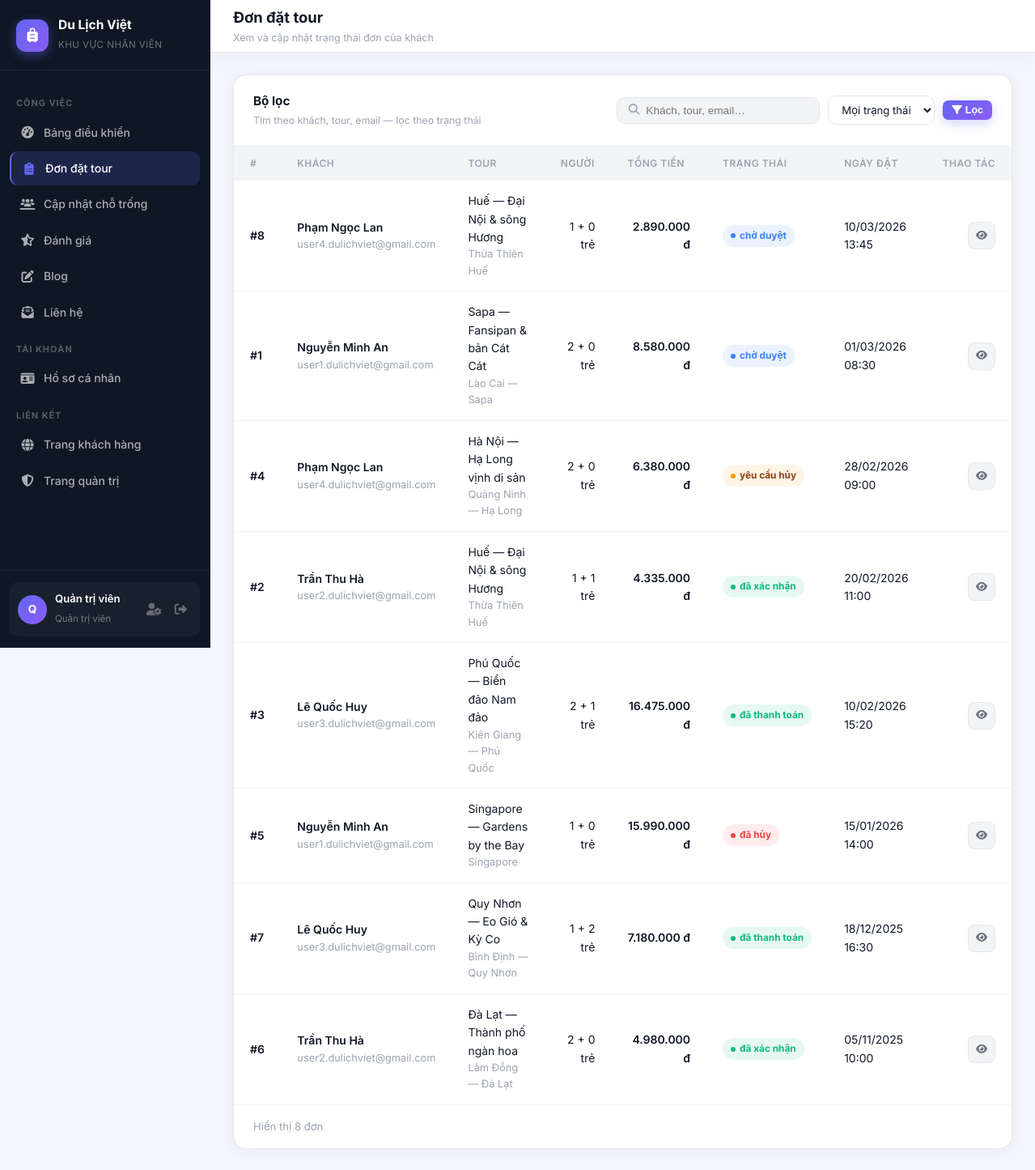
The app's page /staff/bookings/list.php (signed in) with its own data.
### tables this page shows
CREATE TABLE `bookings` (
  `id` INT UNSIGNED NOT NULL AUTO_INCREMENT,
  `user_id` INT UNSIGNED NOT NULL,
  `tour_id` INT UNSIGNED NOT NULL,
  `adults` INT UNSIGNED NOT NULL DEFAULT 1,
  `children` INT UNSIGNED NOT NULL DEFAULT 0,
  `departure_date` DATE NULL DEFAULT NULL,
  `coupon_code` VARCHAR(40) NULL DEFAULT NULL,
  `discount_amount` DECIMAL(12,2) NOT NULL DEFAULT 0.00,
  `holiday_surcharge_percent` TINYINT UNSIGNED NOT NULL DEFAULT 0,
  `holiday_surcharge_amount` DECIMAL(12,2) NOT NULL DEFAULT 0.00,
  `total_amount` DECIMAL(12,2) NOT NULL DEFAULT 0.00,
  `status` ENUM(
    'chờ duyệt',
    'đã xác nhận',
    'đã thanh toán',
    'yêu cầu hủy',
    'đã hủy'
  ) NOT NULL DEFAULT 'chờ duyệt',
  `cancel_reason` TEXT NULL DEFAULT NULL,
  `created_at` DATETIME NOT NULL DEFAULT CURRENT_TIMESTAMP,
  `updated_at` DATETIME NULL DEFAULT NULL ON UPDATE CURRENT_TIMESTAMP,
  PRIMARY KEY (`id`),
  KEY `idx_bookings_user` (`user_id`),
  KEY `idx_bookings_tour` (`tour_id`),
  KEY `idx_bookings_status` (`status`),
  KEY `idx_bookings_created` (`created_at`),
  CONSTRAINT `fk_bookings_user`
    FOREIGN KEY (`user_id`) REFERENCES `users` (`id`)
    ON DELETE CASCADE ON UPDATE CASCADE,
  CONSTRAINT `fk_bookings_tour`
    FOREIGN KEY (`tour_id`) REFERENCES `tours` (`id`)
    ON DELETE RESTRICT ON UPDATE CASCADE
);

CREATE TABLE `users` (
  `id` INT UNSIGNED NOT NULL AUTO_INCREMENT,
  `full_name` VARCHAR(120) NOT NULL,
  `email` VARCHAR(190) NOT NULL,
  `password` VARCHAR(255) NOT NULL,
  `phone` VARCHAR(20) NOT NULL DEFAULT '',
  `role` ENUM('user','staff','admin') NOT NULL DEFAULT 'user',
  `is_active` TINYINT(1) NOT NULL DEFAULT 1,
  `created_at` DATETIME NOT NULL DEFAULT CURRENT_TIMESTAMP,
  `updated_at` DATETIME NULL DEFAULT NULL ON UPDATE CURRENT_TIMESTAMP,
  PRIMARY KEY (`id`),
  UNIQUE KEY `uq_users_email` (`email`),
  KEY `idx_users_role` (`role`)
);

CREATE TABLE `tours` (
  `id` INT UNSIGNED NOT NULL AUTO_INCREMENT,
  `category_id` INT UNSIGNED NULL DEFAULT NULL,
  `tour_name` VARCHAR(255) NOT NULL,
  `description` TEXT NULL,
  `journey_intro` MEDIUMTEXT NULL DEFAULT NULL,
  `highlights` MEDIUMTEXT NULL DEFAULT NULL,
  `departure_schedule` MEDIUMTEXT NULL DEFAULT NULL,
  `itinerary` MEDIUMTEXT NULL DEFAULT NULL,
  `destination` VARCHAR(255) NOT NULL,
  `duration` VARCHAR(80) NOT NULL DEFAULT '',
  `price` DECIMAL(12,2) NOT NULL DEFAULT 0.00,
  `image_url` VARCHAR(512) NULL DEFAULT NULL,
  `gallery_urls` MEDIUMTEXT NULL DEFAULT NULL,
  `available_slots` INT UNSIGNED NOT NULL DEFAULT 0,
  `status` ENUM('hiện','ẩn') NOT NULL DEFAULT 'hiện',
  `created_at` DATETIME NOT NULL DEFAULT CURRENT_TIMESTAMP,
  `updated_at` DATETIME NULL DEFAULT NULL ON UPDATE CURRENT_TIMESTAMP,
  PRIMARY KEY (`id`),
  KEY `idx_tours_category` (`category_id`),
  KEY `idx_tours_status` (`status`),
  CONSTRAINT `fk_tours_category`
    FOREIGN KEY (`category_id`) REFERENCES `categories` (`id`)
    ON DELETE SET NULL ON UPDATE CASCADE
);

### staff/bookings/list.php (the view, shortened to what this page needs)
<?php
require_once dirname(__DIR__, 2) . '/includes/db.php';
$q = trim((string) ($_GET['q'] ?? ''));
$bookings = [];
try {
    $sql = "SELECT b.id, b.total_amount, b.status, b.adults, b.children, b.created_at,
                   u.full_name, u.email, u.phone,
                   t.tour_name, t.destination
            FROM bookings b
            JOIN users u ON u.id = b.user_id
            JOIN tours t ON t.id = b.tour_id
            WHERE 1=1";
    $params = [];
    $sql .= ' ORDER BY b.created_at DESC, b.id DESC';
    $stmt = $pdo->prepare($sql);
    $stmt->execute($params);
    $bookings = $stmt->fetchAll();
} catch (Throwable) {
    $bookings = [];
}
function h(mixed $v): string
{
    return htmlspecialchars((string) $v, ENT_QUOTES, 'UTF-8');
}
function money_fmt(float $n): string
{
    return number_format($n, 0, ',', '.') . ' đ';
}
function status_badge_class(string $st): string
{
    return match ($st) {
        'đã xác nhận', 'đã thanh toán' => 'badge-success',
        'đã hủy' => 'badge-danger',
        'yêu cầu hủy' => 'badge-warning',
        default => 'badge-info',
    };
}
require dirname(__DIR__, 2) . '/includes/staff_header.php';
?>
<div class="data-card">
  <div class="data-card-header">
    <div>
      <div class="data-card-title">Bộ lọc</div>
      <div class="data-card-sub">Tìm theo khách, tour, email — lọc theo trạng thái</div>
    </div>
    <form method="get" style="display:flex;flex-wrap:wrap;gap:10px;align-items:center">
      <div class="search-bar">
        <i class="fas fa-search"></i>
        <input type="text" name="q" value="<?= h($q) ?>" placeholder="Khách, tour, email…" />
      </div>
      <select name="status" class="form-control" style="width:auto;padding:8px 12px;font-size:0.82rem" onchange="this.form.submit()">
        <option value="">Mọi trạng thái</option>
      </select>
      <button type="submit" class="btn btn-primary btn-sm"><i class="fas fa-filter"></i> Lọc</button>
    </form>
  </div>
  <div style="overflow-x:auto">
    <table class="admin-table">
      <thead>
        <tr>
          <th>#</th>
          <th>Khách</th>
          <th>Tour</th>
          <th class="cell-right">Người</th>
          <th class="cell-right">Tổng tiền</th>
          <th>Trạng thái</th>
          <th>Ngày đặt</th>
          <th class="cell-right">Thao tác</th>
        </tr>
      </thead>
      <tbody>
        <?php if (empty($bookings)): ?>
          <tr>
            <td colspan="8">
              <div class="empty-state"><i class="fas fa-inbox"></i><p>Chưa có đơn phù hợp.</p></div>
            </td>
          </tr>
        <?php else: ?>
          <?php foreach ($bookings as $b): ?>
            <?php $st = (string) $b['status']; ?>
            <tr>
              <td class="cell-bold">#<?= (int) $b['id'] ?></td>
              <td>
                <div class="cell-bold"><?= h($b['full_name']) ?></div>
                <div class="cell-muted" style="font-size:0.8rem"><?= h($b['email']) ?></div>
              </td>
              <td>
                <div><?= h($b['tour_name']) ?></div>
                <div class="cell-muted" style="font-size:0.8rem"><?= h($b['destination']) ?></div>
              </td>
              <td class="cell-right"><?= (int) $b['adults'] ?> + <?= (int) $b['children'] ?> trẻ</td>
              <td class="cell-right cell-bold"><?= money_fmt((float) $b['total_amount']) ?></td>
              <td>
                <span class="badge <?= h(status_badge_class($st)) ?>">
                  <span class="badge-dot"></span><?= h($st) ?>
                </span>
              </td>
              <td class="cell-muted"><?= date('d/m/Y H:i', strtotime((string) $b['created_at'])) ?></td>
              <td class="cell-right">
                <a href="detail.php?id=<?= (int) $b['id'] ?>" class="btn btn-ghost btn-sm btn-icon" title="Chi tiết">
                  <i class="fas fa-eye"></i>
                </a>
              </td>
            </tr>
          <?php endforeach; ?>
        <?php endif; ?>
      </tbody>
    </table>
  </div>
  <div class="data-card-footer">
    <span>Hiển thị <?= count($bookings) ?> đơn</span>
  </div>
</div>
<?php require dirname(__DIR__, 2) . '/includes/staff_footer.php';

### records on screen
bookings: id "8", user.full_name "Phạm Ngọc Lan", user.email "user4.dulichviet@gmail.com", tour.tour_name "Huế — Đại Nội & sông Hương", tour.destination "Thừa Thiên Huế", adults "1", children "0", total_amount "2.890.000 đ", status "chờ duyệt", created_at "10/03/2026 13:45"
bookings: id "1", user.full_name "Nguyễn Minh An", user.email "user1.dulichviet@gmail.com", tour.tour_name "Sapa — Fansipan & bản Cát Cát", tour.destination "Lào Cai — Sapa", adults "2", children "0", total_amount "8.580.000 đ", status "chờ duyệt", created_at "01/03/2026 08:30"
bookings: id "4", user.full_name "Phạm Ngọc Lan", user.email "user4.dulichviet@gmail.com", tour.tour_name "Hà Nội — Hạ Long vịnh di sản", tour.destination "Quảng Ninh — Hạ Long", adults "2", children "0", total_amount "6.380.000 đ", status "yêu cầu hủy", created_at "28/02/2026 09:00"
bookings: id "2", user.full_name "Trần Thu Hà", user.email "user2.dulichviet@gmail.com", tour.tour_name "Huế — Đại Nội & sông Hương", tour.destination "Thừa Thiên Huế", adults "1", children "1", total_amount "4.335.000 đ", status "đã xác nhận", created_at "20/02/2026 11:00"
bookings: id "3", user.full_name "Lê Quốc Huy", user.email "user3.dulichviet@gmail.com", tour.tour_name "Phú Quốc — Biển đảo Nam đảo", tour.destination "Kiên Giang — Phú Quốc", adults "2", children "1", total_amount "16.475.000 đ", status "đã thanh toán", created_at "10/02/2026 15:20"
bookings: id "5", user.full_name "Nguyễn Minh An", user.email "user1.dulichviet@gmail.com", tour.tour_name "Singapore — Gardens by the Bay", tour.destination "Singapore", adults "1", children "0", total_amount "15.990.000 đ", status "đã hủy", created_at "15/01/2026 14:00"
bookings: id "7", user.full_name "Lê Quốc Huy", user.email "user3.dulichviet@gmail.com", tour.tour_name "Quy Nhơn — Eo Gió & Kỳ Co", tour.destination "Bình Định — Quy Nhơn", adults "1", children "2", total_amount "7.180.000 đ", status "đã thanh toán", created_at "18/12/2025 16:30"
bookings: id "6", user.full_name "Trần Thu Hà", user.email "user2.dulichviet@gmail.com", tour.tour_name "Đà Lạt — Thành phố ngàn hoa", tour.destination "Lâm Đồng — Đà Lạt", adults "2", children "0", total_amount "4.980.000 đ", status "đã xác nhận", created_at "05/11/2025 10:00"

### other values on screen
staffH($initials) "Q"
staffH($staffName) "Quản trị viên"
staffH($pageTitle) "Đơn đặt tour"
staffH($pageSubtitle) "Xem và cập nhật trạng thái đơn của khách"
count($bookings) "8"
